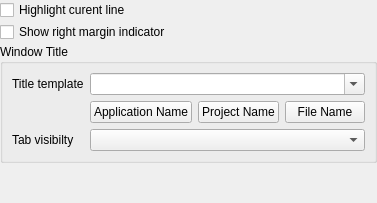
<?xml version="1.0" encoding="UTF-8"?>
<ui version="4.0">
 <class>General</class>
 <widget class="QWidget" name="General">
  <property name="windowTitle">
   <string>General</string>
  </property>
  <property name="windowIcon">
   <iconset resource="../../resources.qrc">
    <normaloff>:/icons/icons/Prymatex_Logo.png</normaloff>:/icons/icons/Prymatex_Logo.png</iconset>
  </property>
  <layout class="QVBoxLayout" name="verticalLayout">
   <property name="spacing">
    <number>2</number>
   </property>
   <property name="margin">
    <number>0</number>
   </property>
   <item>
    <widget class="QCheckBox" name="checkBox">
     <property name="text">
      <string>Highlight curent line</string>
     </property>
    </widget>
   </item>
   <item>
    <widget class="QCheckBox" name="checkBox_2">
     <property name="text">
      <string>Show right margin indicator</string>
     </property>
    </widget>
   </item>
   <item>
    <widget class="QGroupBox" name="groupBox">
     <property name="title">
      <string>Window Title</string>
     </property>
     <layout class="QGridLayout" name="gridLayout">
      <item row="1" column="0">
       <widget class="QLabel" name="label">
        <property name="text">
         <string>Title template</string>
        </property>
       </widget>
      </item>
      <item row="3" column="1" colspan="3">
       <widget class="QComboBox" name="comboTabVisibility"/>
      </item>
      <item row="3" column="0">
       <widget class="QLabel" name="labelTabVisibility">
        <property name="text">
         <string>Tab visibilty</string>
        </property>
       </widget>
      </item>
      <item row="2" column="1">
       <widget class="QPushButton" name="pushInsertAppName">
        <property name="text">
         <string>Application Name</string>
        </property>
       </widget>
      </item>
      <item row="2" column="2">
       <widget class="QPushButton" name="pushInsertProject">
        <property name="text">
         <string>Project Name</string>
        </property>
       </widget>
      </item>
      <item row="2" column="3">
       <widget class="QPushButton" name="pushInsertFile">
        <property name="text">
         <string>File Name</string>
        </property>
       </widget>
      </item>
      <item row="1" column="1" colspan="3">
       <widget class="QComboBox" name="comboApplicationTitle">
        <property name="editable">
         <bool>true</bool>
        </property>
       </widget>
      </item>
     </layout>
    </widget>
   </item>
   <item>
    <spacer name="verticalSpacer">
     <property name="orientation">
      <enum>Qt::Vertical</enum>
     </property>
     <property name="sizeHint" stdset="0">
      <size>
       <width>20</width>
       <height>40</height>
      </size>
     </property>
    </spacer>
   </item>
  </layout>
 </widget>
 <resources>
  <include location="../../resources.qrc"/>
 </resources>
 <connections/>
</ui>
